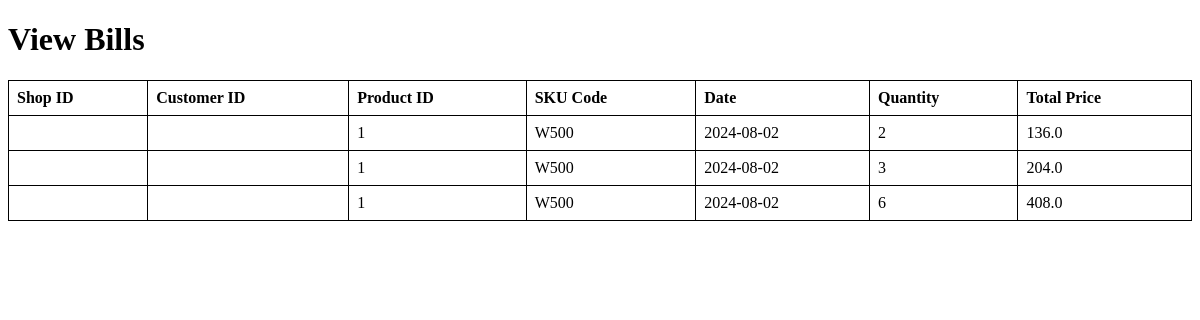
Before: /view_bills with the older database file.
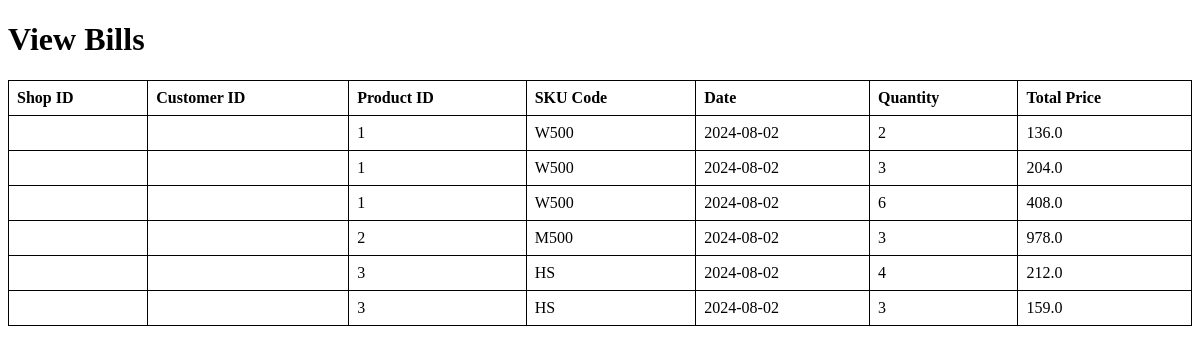
After: the same page with the newer database file.
### models.py (models this page shows)
class TransactionRecord(db.Model):
    id = db.Column(db.Integer, primary_key=True)
    customer_id = db.Column(db.Integer, db.ForeignKey('customer.id'), nullable=False)
    product_id = db.Column(db.Integer, db.ForeignKey('product.id'), nullable=False)
    date = db.Column(db.Date, nullable=False)
    quantity = db.Column(db.Integer, nullable=False)
    total_price = db.Column(db.Float, nullable=False)

class Product(db.Model):
    id = db.Column(db.Integer, primary_key=True)
    name = db.Column(db.String(100), nullable=False)
    SKU = db.Column(db.String(50), nullable=False)
    category_id = db.Column(db.Integer, db.ForeignKey('product_category.id'), nullable=False)
    image = db.Column(db.String(200), nullable=True)
    net_price = db.Column(db.Float, nullable=False)
    selling_price = db.Column(db.Float, nullable=False)
    quantity = db.Column(db.Integer, nullable=False)
    seller = db.Column(db.String(100), nullable=False)
    inventory = db.relationship('Inventory', backref='product', lazy=True)

### blueprints/billing.py (the view)
@billing_bp.route('/view_bills')
def view_bills():
    bills = db.session.query(
        TransactionRecord,
        Product.SKU
    ).join(Product, TransactionRecord.product_id == Product.id).all()
    return render_template('view_bills.html', bills=bills)

### templates/view_bills.html (shortened to what this page needs)
<!DOCTYPE html>
<html>
<head>
</head>
<body>
    <h1>View Bills</h1>
    <table>
        <tr>
            <th>Shop ID</th>
            <th>Customer ID</th>
            <th>Product ID</th>
            <th>SKU Code</th>
            <th>Date</th>
            <th>Quantity</th>
            <th>Total Price</th>
        </tr>
        {% for bill, sku in bills %}
        <tr>
            <td>{{ bill.shop_id }}</td>
            <td>{{ bill.customer_id }}</td>
            <td>{{ bill.product_id }}</td>
            <td>{{ sku }}</td>
            <td>{{ bill.date }}</td>
            <td>{{ bill.quantity }}</td>
            <td>{{ bill.total_price }}</td>
        </tr>
        {% endfor %}
    </table>
</body>
</html>

Changed rows visible on the page:
added TransactionRecord: product_id "2", SKU "M500", date "2024-08-02", quantity "3", total_price "978.0"
added TransactionRecord: product_id "3", SKU "HS", date "2024-08-02", quantity "4", total_price "212.0"
added TransactionRecord: product_id "3", SKU "HS", date "2024-08-02", quantity "3", total_price "159.0"
